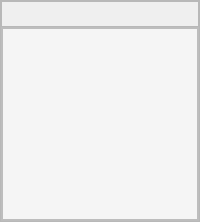
         <widget class="QFrame" name="frame_7">
          <property name="minimumSize">
           <size>
            <width>200</width>
            <height>0</height>
           </size>
          </property>
          <property name="maximumSize">
           <size>
            <width>200</width>
            <height>16777215</height>
           </size>
          </property>
          <property name="frameShape">
           <enum>QFrame::StyledPanel</enum>
          </property>
          <property name="frameShadow">
           <enum>QFrame::Raised</enum>
          </property>
          <layout class="QVBoxLayout" name="verticalLayout_6">
           <property name="spacing">
            <number>0</number>
           </property>
           <property name="leftMargin">
            <number>0</number>
           </property>
           <property name="topMargin">
            <number>0</number>
           </property>
           <property name="rightMargin">
            <number>0</number>
           </property>
           <property name="bottomMargin">
            <number>0</number>
           </property>
           <item>
            <widget class="QFrame" name="frame_9">
             <property name="minimumSize">
              <size>
               <width>0</width>
               <height>26</height>
              </size>
             </property>
             <property name="maximumSize">
              <size>
               <width>16777215</width>
               <height>16777215</height>
              </size>
             </property>
             <property name="frameShape">
              <enum>QFrame::StyledPanel</enum>
             </property>
             <property name="frameShadow">
              <enum>QFrame::Raised</enum>
             </property>
            </widget>
           </item>
           <item>
            <widget class="QFrame" name="frame_8">
             <property name="styleSheet">
              <string notr="true">background-color: #F5F5F5;</string>
             </property>
             <property name="frameShape">
              <enum>QFrame::StyledPanel</enum>
             </property>
             <property name="frameShadow">
              <enum>QFrame::Raised</enum>
             </property>
             <layout class="QVBoxLayout" name="verticalLayout_4">
              <property name="spacing">
               <number>0</number>
              </property>
              <property name="leftMargin">
               <number>0</number>
              </property>
              <property name="topMargin">
               <number>0</number>
              </property>
              <property name="rightMargin">
               <number>0</number>
              </property>
              <property name="bottomMargin">
               <number>0</number>
              </property>
              <item>
               <widget class="QListWidget" name="listWidget"/>
              </item>
             </layout>
            </widget>
           </item>
          </layout>
         </widget>
